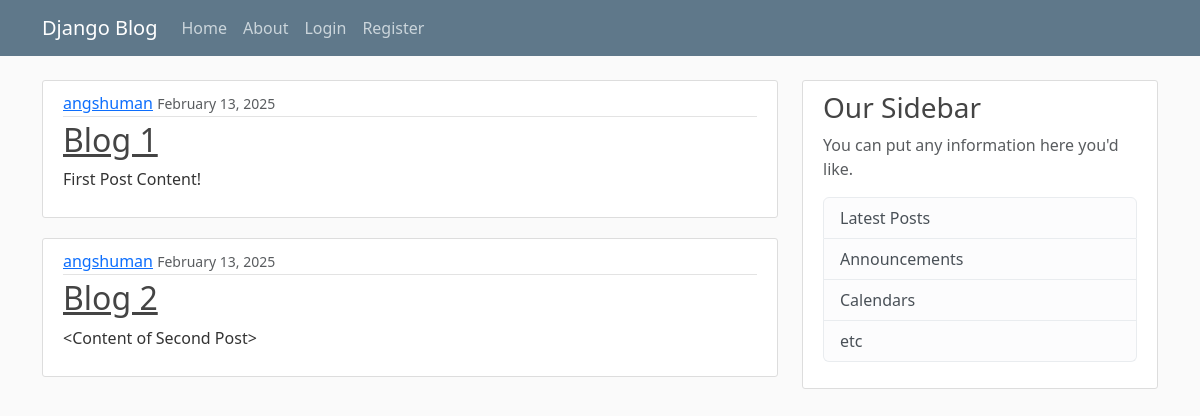
Before: / with the older database file.
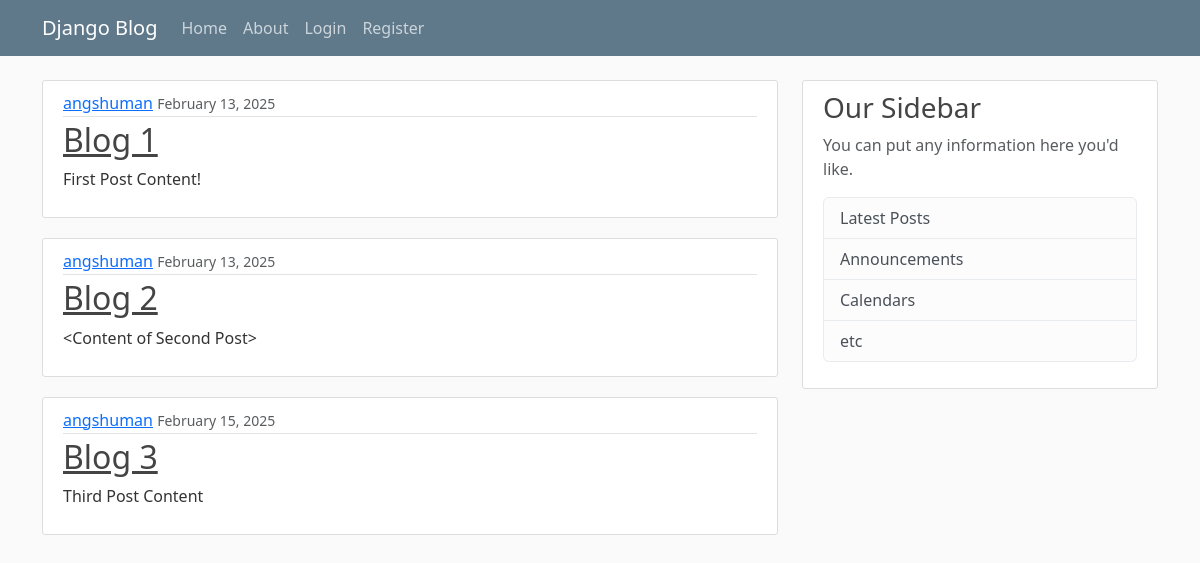
After: the same page with the newer database file.
### blog/models.py (models this page shows, shortened)
class Post(models.Model):
    title = models.CharField(max_length=100)
    content = models.TextField()        #unrestricted text
    date_posted = models.DateTimeField(default=timezone.now)
    author = models.ForeignKey(User, on_delete=models.CASCADE) #if user is deleted, delete all posts
    updated_at = models.DateTimeField(auto_now=True)

### blog/views.py (the view)
# urls.py: path('', views.home, name ='blog-home'), # path for home page
def home(request):
    context = {
        'posts': Post.objects.all() # create a dictionary named context with key posts and value as all objects of Post model
    }
    return render(request, 'blog/home.html', context) # render home.html template for blog/home page with context dictionary

### blog/templates/blog/home.html (shortened to what this page needs)
{% extends "blog/base.html" %}
{% block content %}
    {% for post in posts %}
        <article class="media content-section">
            <div class="media-body">
            <div class="article-metadata">
                <a class="mr-2" href="#">{{ post.author }}</a>
                <small class="text-muted">{{ post.date_posted|date:"F d, Y" }}</small>
            </div>
            <h2><a class="article-title" href="#">{{ post.title }}</a></h2>
            <p class="article-content">{{ post.content }}</p>
            </div>
        </article>
    {% endfor %}
{% endblock content %}

Changed rows visible on the page:
added Post: author "angshuman", date_posted "February 15, 2025", title "Blog 3", content "Third Post Content"
